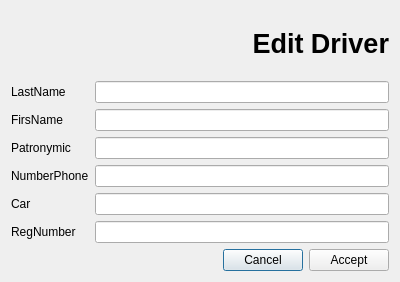
<?xml version="1.0" encoding="UTF-8"?>
<ui version="4.0">
 <class>editdriver</class>
 <widget class="QDialog" name="editdriver">
  <property name="geometry">
   <rect>
    <x>0</x>
    <y>0</y>
    <width>400</width>
    <height>282</height>
   </rect>
  </property>
  <property name="windowTitle">
   <string>Dialog</string>
  </property>
  <layout class="QGridLayout" name="gridLayout">
   <item row="4" column="0">
    <widget class="QLabel" name="label_5">
     <property name="text">
      <string>NumberPhone</string>
     </property>
    </widget>
   </item>
   <item row="7" column="3">
    <widget class="QPushButton" name="pushButton">
     <property name="text">
      <string>Cancel</string>
     </property>
    </widget>
   </item>
   <item row="6" column="0">
    <widget class="QLabel" name="label_7">
     <property name="text">
      <string>RegNumber</string>
     </property>
    </widget>
   </item>
   <item row="2" column="0">
    <widget class="QLabel" name="label_3">
     <property name="text">
      <string>FirsName</string>
     </property>
    </widget>
   </item>
   <item row="1" column="0">
    <widget class="QLabel" name="label_2">
     <property name="text">
      <string>LastName</string>
     </property>
    </widget>
   </item>
   <item row="5" column="0">
    <widget class="QLabel" name="label_6">
     <property name="text">
      <string>Car</string>
     </property>
    </widget>
   </item>
   <item row="3" column="0">
    <widget class="QLabel" name="label_4">
     <property name="text">
      <string>Patronymic</string>
     </property>
    </widget>
   </item>
   <item row="7" column="4">
    <widget class="QPushButton" name="adddriverButton">
     <property name="text">
      <string>Accept</string>
     </property>
    </widget>
   </item>
   <item row="6" column="1" colspan="4">
    <widget class="QLineEdit" name="regcarEdit"/>
   </item>
   <item row="5" column="1" colspan="4">
    <widget class="QLineEdit" name="carEdit"/>
   </item>
   <item row="4" column="1" colspan="4">
    <widget class="QLineEdit" name="numberphoneEdit"/>
   </item>
   <item row="3" column="1" colspan="4">
    <widget class="QLineEdit" name="patronymicEdit"/>
   </item>
   <item row="2" column="1" colspan="4">
    <widget class="QLineEdit" name="firstnameEdit"/>
   </item>
   <item row="1" column="1" colspan="4">
    <widget class="QLineEdit" name="lastnameEdit"/>
   </item>
   <item row="0" column="0" colspan="5">
    <widget class="QLabel" name="label">
     <property name="font">
      <font>
       <pointsize>20</pointsize>
       <weight>75</weight>
       <bold>true</bold>
      </font>
     </property>
     <property name="text">
      <string>Edit Driver</string>
     </property>
     <property name="alignment">
      <set>Qt::AlignRight|Qt::AlignTrailing|Qt::AlignVCenter</set>
     </property>
    </widget>
   </item>
  </layout>
 </widget>
 <resources/>
 <connections/>
</ui>
